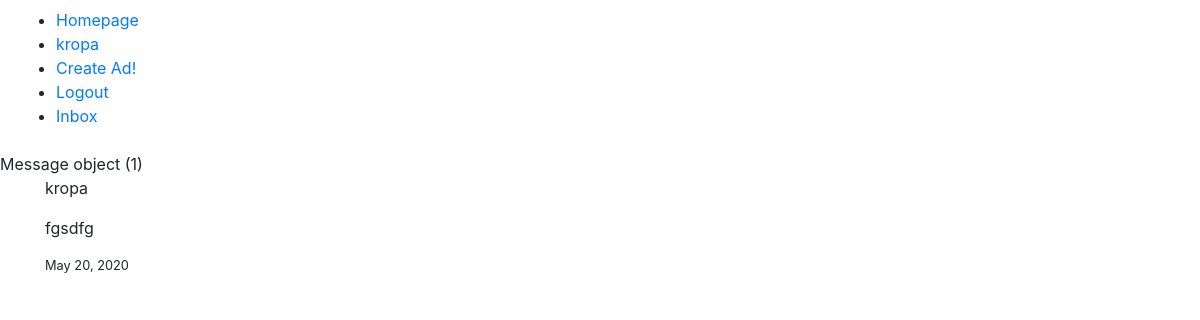
Page /messages/inbox (signed in) on the earlier database version.
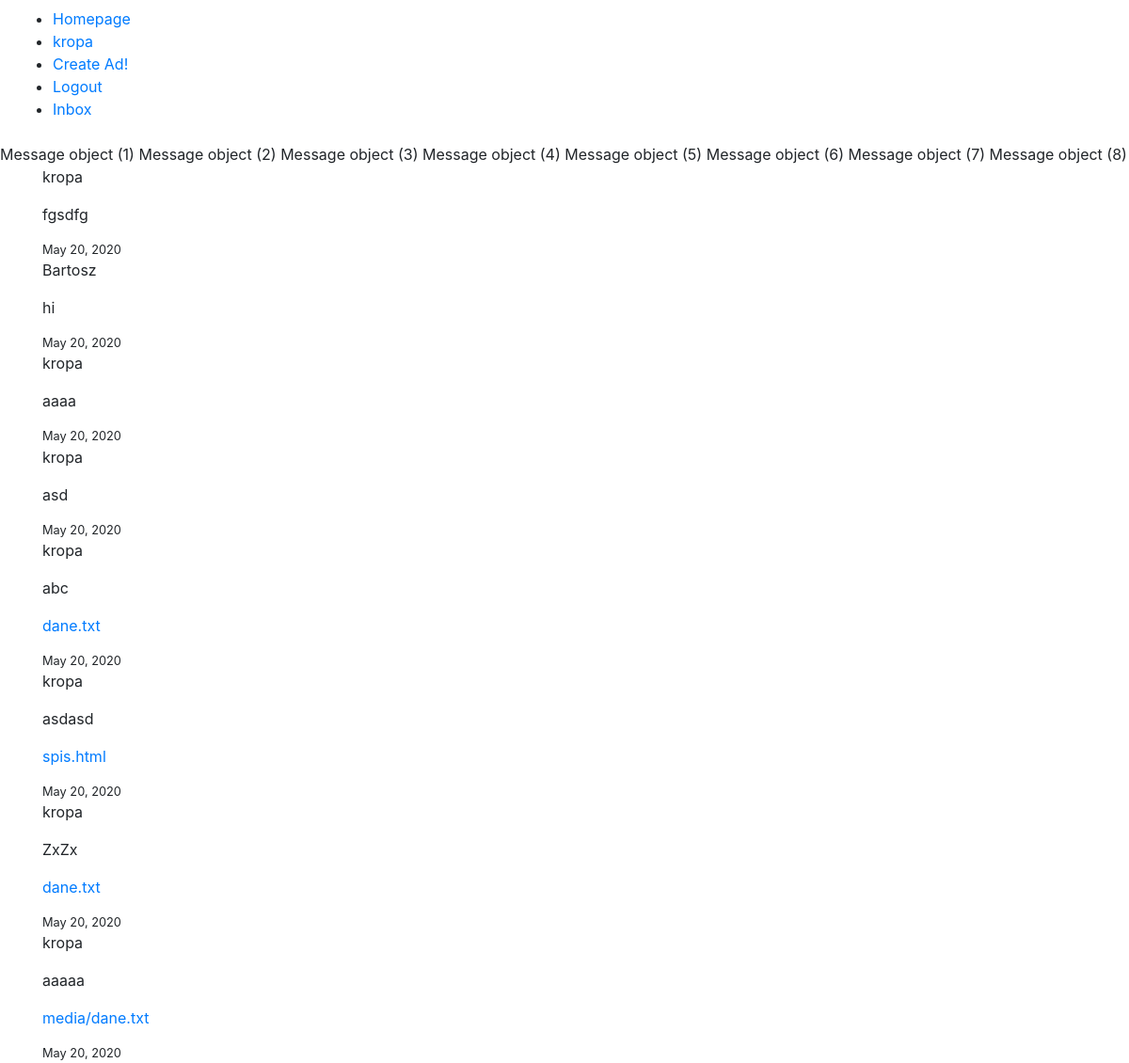
Same page on the later database version.
### msgs/models.py (models this page shows)
class Message(models.Model):
    sender = models.ForeignKey(User, related_name='sender', on_delete=models.CASCADE)
    receiver = models.ForeignKey(User, related_name='receiver', on_delete=models.CASCADE)
    content = models.TextField()
    date_of_create = models.DateField(default=timezone.now)
    file_name = models.FileField(blank=True, null=True, upload_to='media')

### msgs/views.py (the view)
# urls.py: path('inbox', ReceivedMessagesListView.as_view(), name='inbox'),
class ReceivedMessagesListView(LoginRequiredMixin, ListView):
    model = Message
    template_name = 'msgs/inbox.html'
    context_object_name = 'messages'
    def get_queryset(self):
        return Message.objects.filter(receiver=self.request.user)

### msgs/templates/msgs/inbox.html (shortened to what this page needs)
{% extends 'ads/base.html' %}
{% block content %}
    {% for message in messages %}
        <p>{{ message.sender }}</p>
        <p>{{ message.content }}</p>
        {% if message.file_name %}
            <p><a href="{{ message.file_name.url }}" download>{{ message.file_name }}</a></p>
        {% endif %}
        <small>{{ message.date_of_create }}</small>
    {% endfor %}
{% endblock %}

### ads/templates/ads/base.html (shortened to what this page needs)
<html>
    <head>
    <link rel="stylesheet" href="https://maxcdn.bootstrapcdn.com/bootstrap/4.0.0/css/bootstrap.min.css">
    </head>
    <body>
        <nav class='navbar'>
        <ul>
            <li><a href="{% url 'ads-home'%}">Homepage</a></li>
            {% if user.is_authenticated %}
                <li><a href="{% url 'profile' username=request.user.username %}">{{ request.user }}</a></li>
                <li><a href="{% url 'ad-create' %}">Create Ad!</a></li>
                <li><a href="{% url 'logout' %}">Logout</a></li>
                <li><a href="{% url 'inbox' %}">Inbox</a></li>
            {% else %}
                <li><a href="{% url 'register' %}">Register</a></li>
                <li><a href="{% url 'login' %}">Login</a></li>
            {% endif %}
        </ul>
        </nav>
        {% if messages %}
            {% for message in messages %}
                {{ message }}
            {% endfor %}
        {% endif %}
        <div class='container'>
            {% block content %}
            {% endblock %}
        </div>
    </body>
</html>

Differences in the rows shown:
added Message: id "Message object (2)", sender "Bartosz", content "hi", date_of_create "May 20, 2020"
added Message: id "Message object (3)", sender "kropa", content "aaaa", date_of_create "May 20, 2020"
added Message: id "Message object (4)", sender "kropa", content "asd", date_of_create "May 20, 2020"
added Message: id "Message object (5)", sender "kropa", content "abc", file_name "dane.txt", date_of_create "May 20, 2020"
added Message: id "Message object (6)", sender "kropa", content "asdasd", file_name "spis.html", date_of_create "May 20, 2020"
added Message: id "Message object (7)", sender "kropa", content "ZxZx", file_name "dane.txt", date_of_create "May 20, 2020"
added Message: id "Message object (8)", sender "kropa", content "aaaaa", file_name "media/dane.txt", date_of_create "May 20, 2020"
